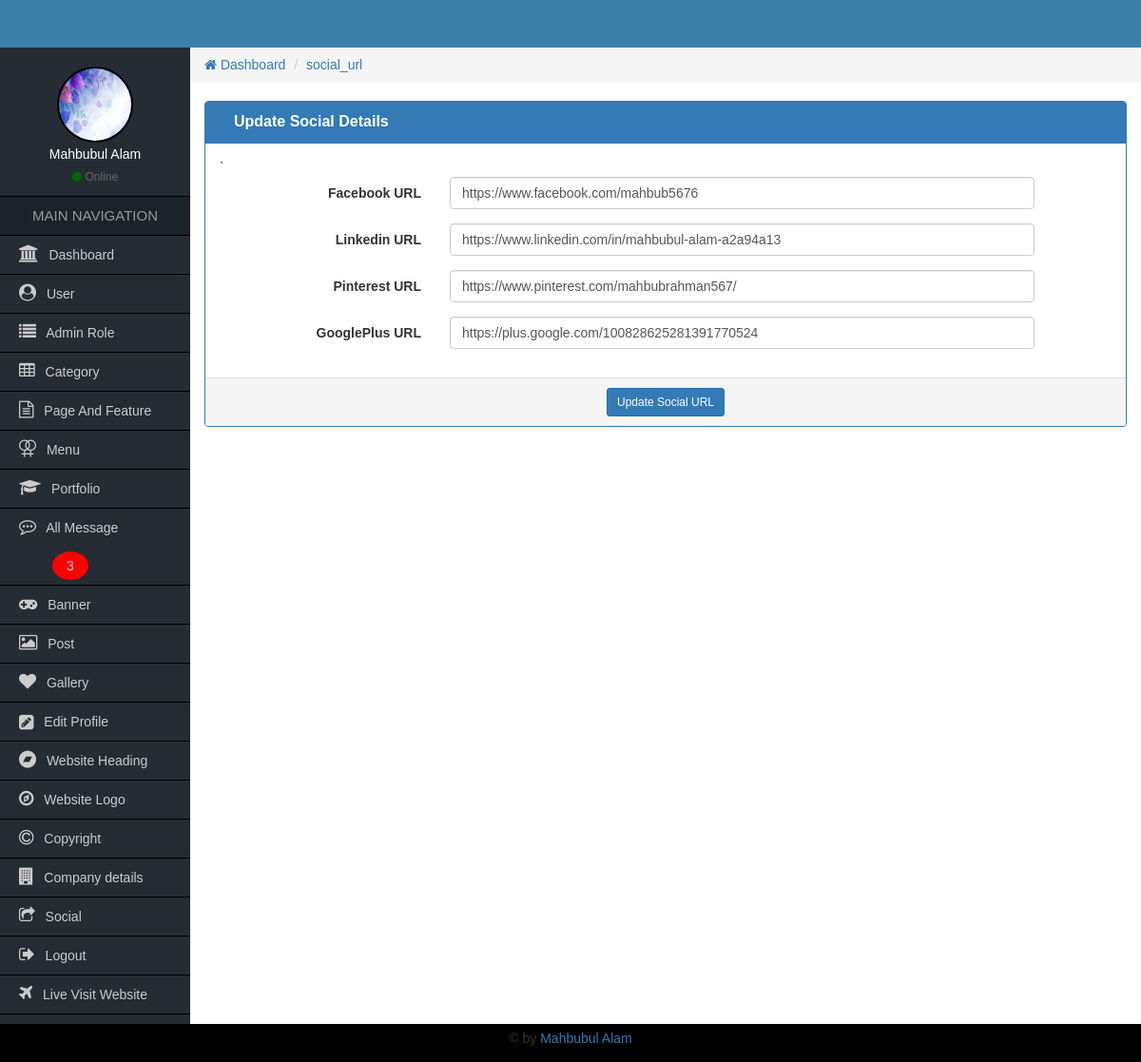
/Admin/social_url.php (signed in), run on the app's committed database.
### tables this page shows
CREATE TABLE `tbl_description` (
  `value` varchar(20) NOT NULL,
  `website_heading` varchar(100) NOT NULL,
  `companyName` varchar(40) NOT NULL,
  `companyAddress` varchar(70) NOT NULL,
  `companyPhone` varchar(35) NOT NULL,
  `companyEmail` varchar(35) NOT NULL,
  `copyright` varchar(30) NOT NULL,
  `facebookUrl` varchar(50) NOT NULL,
  `twitterUrl` varchar(50) NOT NULL,
  `linkedinUrl` varchar(50) NOT NULL,
  `pinterestUrl` varchar(50) NOT NULL,
  `googleplusUrl` varchar(50) NOT NULL,
  `websiteLogo` varchar(100) NOT NULL,
  `companyOwner` varchar(50) NOT NULL
);

### Admin/functions/function.php (called while the page is built, shortened)
<?php
    function getHeader(){
        require_once "inc/header.php";
    }
    function getSidebar(){
            require_once "inc/sidebar.php";
        }
    function getBread(){
            require_once "inc/bread.php";
        }
    function getFooter(){
            require_once "inc/footer.php";
        }
?>

### Admin/social_url.php (the view, shortened to what this page needs)
<?php
require_once "functions/function.php";
?>
<?php
getSidebar();
?>
<div class="col-md-12">
    <form class="form-horizontal" action="" method="post">
        <div class="panel panel-primary">
            <div class="panel-heading">
                <div class="col-md-9 heading_title">
                    Update Social Details
                </div>
                <div class="col-md-3 text-right">
                </div>
                <div class="clearfix"></div>
            </div>
            <div class="panel-body">
                <?php
                $query = "SELECT * FROM tbl_description WHERE value='social_url'";
                $socialResult = mysqli_query($con,$query);
                if($socialResult){
                $result = mysqli_fetch_array($socialResult);
                ?>`
                <div class="form-group">
                    <label for="" class="col-sm-3 control-label">Facebook URL</label>
                    <div class="col-sm-8">
                        <input type="text" name="facebookUrl" class="form-control" value="<?=$result['facebookUrl'];?>">
                    </div>
                </div>
                <div class="form-group">
                    <label for="" class="col-sm-3 control-label">Linkedin URL</label>
                    <div class="col-sm-8">
                        <input type="text" name="linkedinUrl" class="form-control" value="<?=$result['linkedinUrl'];?>">
                    </div>
                </div>
                <div class="form-group">
                    <label for="" class="col-sm-3 control-label">Pinterest URL</label>
                    <div class="col-sm-8">
                        <input type="text" name="pinterestUrl" class="form-control" value="<?=$result['pinterestUrl'];?>">
                    </div>
                </div>
                <div class="form-group">
                    <label for="" class="col-sm-3 control-label">GooglePlus URL</label>
                    <div class="col-sm-8">
                        <input type="text" name="googleplusUrl" class="form-control" value="<?=$result['googleplusUrl'];?>">
                    </div>
                </div>
            </div>
            <div class="panel-footer text-center">
                <button class="btn btn-sm btn-primary">Update Social URL</button>
            </div>
            <?php } ?>
        </div>
    </form>
</div>

### Admin/inc/sidebar.php
<div class="col-md-2 sidebar pd0">
            	<div class="side_user">
                   <?php
                      $userId = $_SESSION['userId'];
                      $query = "SELECT * FROM tbl_admin_user WHERE userId='$userId'";
                      global $con;
                      $result = mysqli_query($con,$query);
                      $resultAdmin = mysqli_fetch_array($result);
                      if($resultAdmin['userImage'] != NULL){
                    ?>
                	<img class="img-responsive" src="uploads/<?=$resultAdmin['userImage'];?>"/>
                   <?php }else{ ?>
                	<img class="img-responsive" src="images/avatar.png"/>
                   <?php } ?>
                    <h4><?=$resultAdmin['userName'];?></h4>
                    <span><i class="fa fa-circle"></i> Online</span>
                </div>
                <h2>MAIN NAVIGATION</h2>
                <ul>
                	<li><a href="index.php"><i class="fa fa-university"></i> Dashboard</a></li>
                   <?php if($_SESSION['roleId'] <= 2){ ?>
                        <li><a href="allUser.php"><i class="fa fa-user-circle"></i> User</a></li>
                        <li><a href="allAdminRole.php"><i class="fa fa-list"></i> Admin Role</a></li>
                    <?php } ?>
                    <?php if($_SESSION['roleId'] <= 4){ ?>
                        <li><a href="allCategory.php"><i class="fa fa-table"></i> Category</a></li>
                        <li><a href="allPageAndFeature.php"><i class="fa fa-file-text-o"></i> Page And Feature</a></li>
                    <?php } ?>
                    <?php if($_SESSION['roleId'] <= 3){ ?>
                       <li><a href="allMenu.php"><i class="fa fa-venus-double" aria-hidden="true"></i> Menu</a></li>
                       <li><a href="allPortfolio.php"><i class="fa fa-graduation-cap" aria-hidden="true"></i> Portfolio</a></li>
                       <?php
                            global $con;
                            $query = "SELECT * FROM tbl_contact WHERE contactStatus='1'";
                            $messageResult = mysqli_query($con,$query);
                            $count = mysqli_num_rows($messageResult);
                        ?>
                        <li><a href="allMessage.php"><i class="fa fa-commenting-o"></i> All Message <?php if($count > 0){?><span style="border-radius:50%;background-color:red;padding:7px 15px;margin-left:35px;"><?=$count;?></span><?php }?></a></li>
                    <?php } ?>
                    <li><a href="allBanner.php"><i class="fa fa-gamepad"></i> Banner</a></li>
                    <li><a href="allPost.php"><i class="fa fa-image"></i> Post</a></li>
                    <li><a href="allGallery.php"><i class="fa fa-heart"></i> Gallery</a></li>
                    <li><a href="userProfileMenu.php?userEditId=<?php echo $_SESSION['userId'];?>"><i class="fa fa-pencil-square fa-lg"></i> Edit Profile</a></li>
                    <?php if($_SESSION['roleId'] <= 2){ ?>
                        <li><a href="website_heading.php"><i class="fa fa-bandcamp"></i> Website Heading</a></li>
                        <li><a href="website_logo.php"><i class="fa fa-compass" aria-hidden="true"></i> Website Logo</a></li>
                        <li><a href="website_copyright.php"><i class="fa fa-copyright"></i> Copyright</a></li>
                        <li><a href="company_details.php"><i class="fa fa-building" aria-hidden="true"></i> Company details</a></li>
                        <li><a href="social_url.php"><i class="fa fa-share-square-o"></i> Social</a></li>
                    <?php } ?>
                    <li><a href="logout.php"><i class="fa fa-sign-out"></i> Logout</a></li>
                    <li><a href="../index.php" target="_blank"><i class="fa fa-plane"></i> Live Visit Website</a></li>
                </ul>
            </div>

### Admin/css/style.css (style rules this page uses)
* { margin:0px; padding:0px; outline:0px; }
img { border:0px; }
ul, ol { list-style-type:none; }
a { text-decoration:none; }
.pd0 { padding-left:0px; padding-right:0px; padding-top:0px; padding-bottom:0px; }
body { font-family:Verdana, Geneva, sans-serif; }
.sidebar { background-color:#252c34; min-height:600px; }
.side_user { text-align:center; color:#fff; padding:20px 0px 10px; border-bottom:1px solid #000; }
.side_user img { width:80px; height:80px; border:2px solid #000; border-radius:50%; display:inline-block; }
.side_user h4 { font-size:14px; margin:5px 0px; }
.side_user span { color:#666; font-size:12px; }
.side_user span i { color:#060; }
.sidebar h2 { font-size:15px; text-align:center; margin:0px; line-height:40px; background-color:#1b222a; color:#999; border-bottom:1px solid #000; }
.sidebar ul li a { font-size:14px; color:#CCC; line-height:40px; padding-left:20px; display:block; border-bottom:1px solid #000; }
.sidebar ul li a i { font-size:18px; padding-right:7px; }
.heading_title { font-size:16px; font-weight:bold; }

### data on the page
tbl_description: facebookUrl "https://www.facebook.com/mahbub5676", linkedinUrl "https://www.linkedin.com/in/mahbubul-alam-a2a94a13", pinterestUrl "https://www.pinterest.com/mahbubrahman567/", googleplusUrl "https://plus.google.com/100828625281391770524"

### other printed values
$resultAdmin['userName'] "Mahbubul Alam"
$count "3"
getCurrentPage() "social_url"
